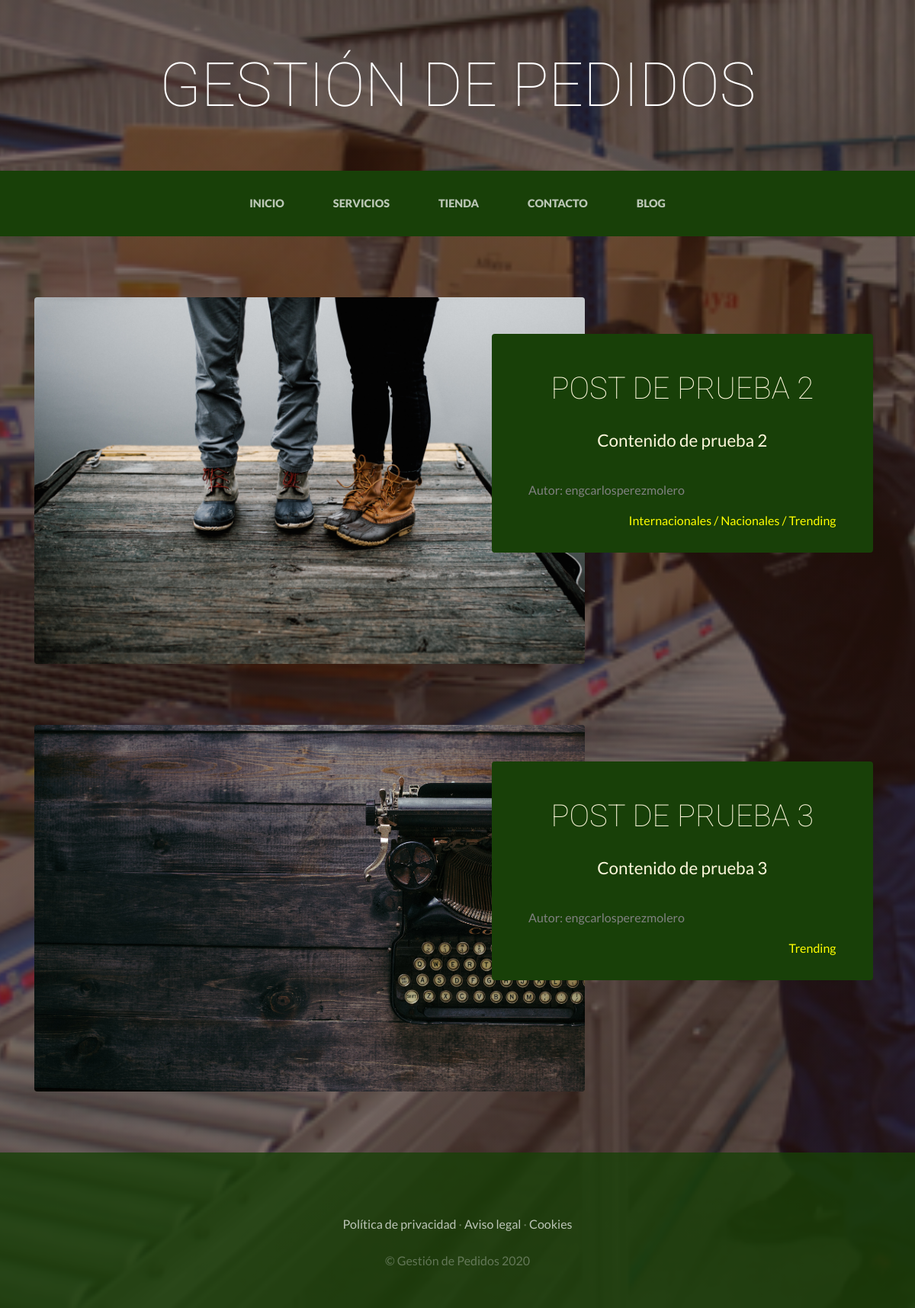
The page /blog/categoria/3/ on the database its author committed.
### blog_app/models.py (models this page shows, shortened)
class Post(models.Model):
    titulo = models.CharField(max_length=50)
    contenido = models.CharField(max_length=50)
    autor = models.ForeignKey(User, on_delete=models.CASCADE)
    categorias = models.ManyToManyField(Categoria)
    imagen = models.ImageField(upload_to='blog-app', null=True, blank=True)  # puedes o no introducir una imagen (null, blank)
    created = models.DateTimeField(auto_now_add=True)
    updated = models.DateTimeField(auto_now_add=True)
    class Meta:
        verbose_name = 'post'
        verbose_name_plural = 'posts'

class Categoria(models.Model):
    nombre = models.CharField(max_length=50)
    created = models.DateTimeField(auto_now_add=True)
    updated = models.DateTimeField(auto_now_add=True)
    class Meta:
        verbose_name = 'categoria'
        verbose_name_plural = 'categorias'

### blog_app/views.py (the view)
# urls.py: path('categoria/<int:categoria_id>/', views.categoria, name="categoria"),
def categoria(request, categoria_id):
    categoria = Categoria.objects.get(id=categoria_id)
    posts = Post.objects.filter(categorias=categoria)
    return render(request, "blog_app/categoria.html", {"categoria": categoria, "posts": posts, "categorias": [[j.nombre for j in i] for i in [post.categorias.all() for post in posts]]})

### blog_app/templatetags/index_1.py (called while the page is built)
@register.filter(is_safe=True)
def index(indexable, i):
    return indexable[i]

### blog_app/templates/blog_app/categoria.html
{% extends "gestion_pedidos_app/base.html" %}
{% load static %}
{% load index_1 %}
{% block content %}
	{% for post in posts %}
		 <section class="page-section clearfix">
		  <div class="container">
		    <div class="intro">
		      <img class="intro-img img-fluid mb-3 mb-lg-0 rounded" src="{{post.imagen.url}}" alt="" style="width: 65%;">
		      <div class="intro-text left-0 text-center bg-faded p-5 rounded">
		        <h2 class="section-heading mb-4" >
		          <span class="section-heading-lower" style="font-size: 2.5rem;">{{post.titulo}}</span>
		        </h2>
		        <p class="mb-3" style="font-size: 1.40rem" >{{post.contenido}}</p>
		        <p class="mb-3" style="text-align: left; margin-bottom: -1.25rem !important; margin-top: 2rem; font-size: 1rem; color: gray;">Autor: {{post.autor}}</p>
		        <p class="mb-3" style="text-align: right; margin-bottom: -1.25rem !important; margin-top: 2rem; font-size: 1rem; color: yellow;">
		   			{% for i in categorias|index:forloop.counter0 %}
		   					{% if forloop.last %}
		   						{{ i }}
		   					{% else %}
		   						{{ i }} /
		   					{% endif %}
 		   			{% endfor %}
		    	</p>
		      </div>
		    </div>
		  </div>
		</section>
	{% endfor %}
{% endblock %}

### gestion_pedidos_app/static/gestion_pedidos_app/css/gestion.css (style rules this page uses)
body { font-family: 'Lato'; background: linear-gradient(rgba(47, 23, 15, 0.65), rgba(47, 23, 15, 0.65)), url("../img/bg_main.jpg"); background-attachment: fixed; background-position: center; background-size: cover; }
h1, h2, h3, h4, h5, h6 { font-family: 'Roboto'; }
p { line-height: 1.75; }
.page-section { margin-top: 5rem; margin-bottom: 5rem; }
.section-heading { text-transform: uppercase; }
.section-heading .section-heading-lower { display: block; font-size: 3rem; font-weight: 100; }
.bg-faded { background-color: rgba(255, 255, 255, 0.85); }
.intro { position: relative; }
@media (min-width: 992px) { .intro .intro-img { width: 75%; float: left; } }
@media (min-width: 992px) { .intro .intro-text { left: 600; width: 60%; margin-top: 3rem; background-color: rgba(24, 64, 8); color: cornsilk; position: absolute; } }
@media (min-width: 1200px) { .intro .intro-text { width: 45%; } }

### rows shown on the page
Post: imagen (picture), titulo "POST DE PRUEBA 2", contenido "Contenido de prueba 2", autor "engcarlosperezmolero"
Categoria: categorias "Internacionales"
Categoria: categorias "Nacionales"
Categoria: categorias "Trending" "Trending"
Post: imagen (picture), titulo "POST DE PRUEBA 3", contenido "Contenido de prueba 3", autor "engcarlosperezmolero"
